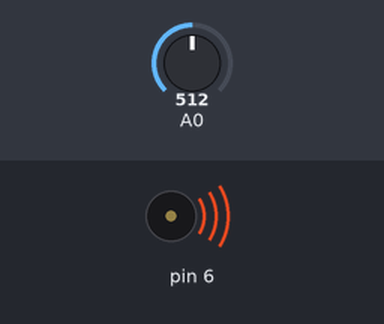
The sketch below on a simulated Arduino Uno, built with avr-gcc and run on an emulated ATmega328P. Parts: buzzer (waves = sounding). The test bench sets the inputs (shaded band); at power-on: A0 = 512.

Above: at 1.2 s.
1.3 s: A0 set to 240
At 4.0 s:
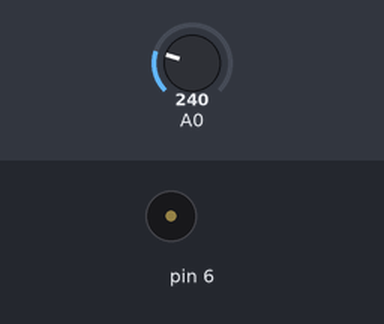
4.3 s: A0 set to 260
At 5.3 s:
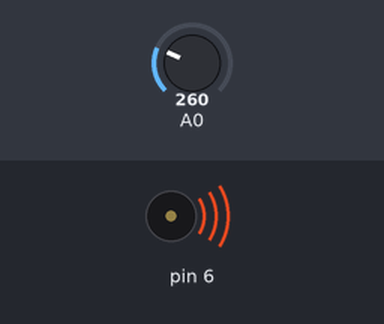
5.8 s: A0 set to 122
At 9.2 s:
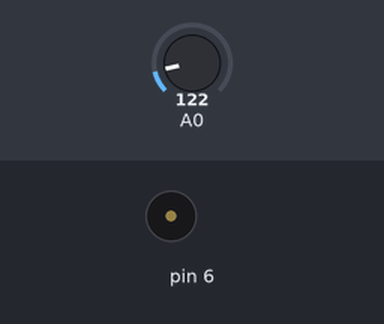
Timing chart, 0 to 10.7 s (numbered marks = the images above; inputs shaded):
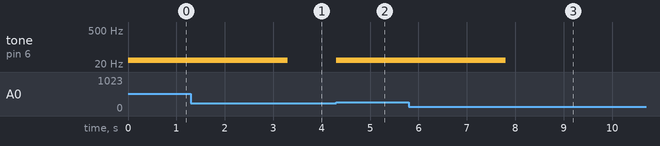

The sketch:

Gas_sensor.ino
```cpp
// C++ code
//
/*
  Gas sensor using buzzer
*/

int gas_sensor = 0;

void setup()
{
  pinMode(A0, INPUT);
  pinMode(6, OUTPUT);
}

void loop()
{
  gas_sensor = analogRead(A0);
  if (gas_sensor >= 250) {
    tone(6, 29, 2000); // play tone 10 (A#0 = 29 Hz)
  }
  delay(10); // Delay a little bit to improve simulation performance
}
```

Measured:
- after the input at 1.3 s, tone on pin 6: 29 Hz → silent after 2.0 s
- after the input at 4.3 s, tone on pin 6: silent → 29 Hz at once
- after the input at 5.8 s, tone on pin 6: 29 Hz → silent after 2.0 s
